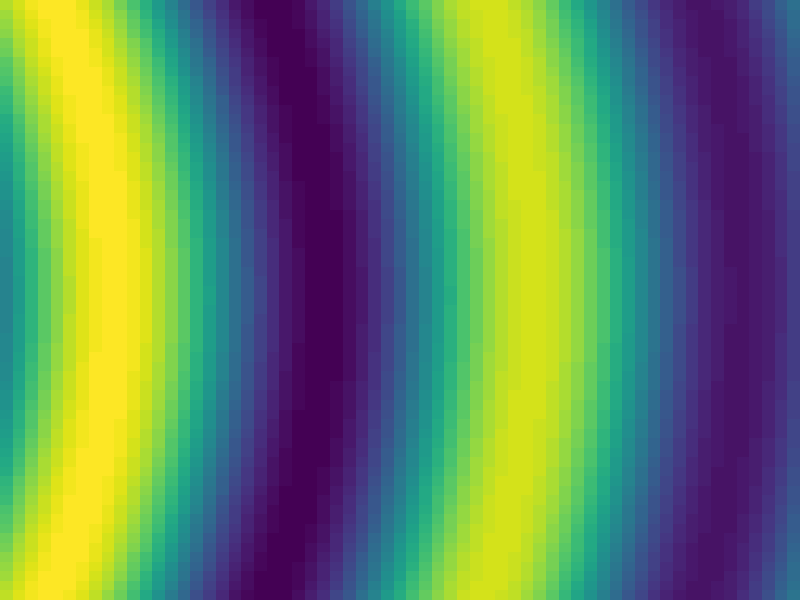
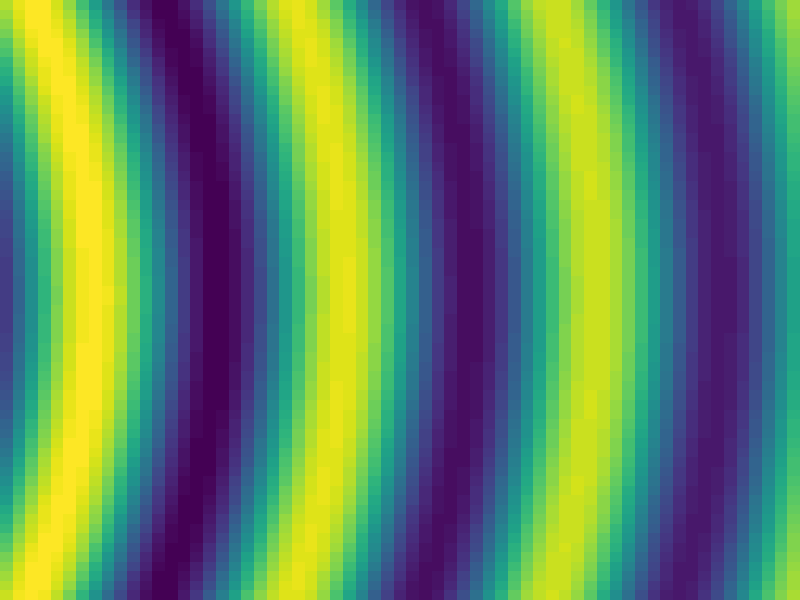

Write the MATLAB code that produced these figures, in order.
clear
clc

%%
k0=6;
s0=1;
N=64;
x_choose=linspace(3,5,N);
y_choose=linspace(-1,1,N);
[xx,yy]=meshgrid(x_choose,y_choose);
zz=xx+sqrt(-1)*yy;

psiA_target=exp(sqrt(-1)*k0*xx)/sqrt(2);
psiB_target=s0*exp(sqrt(-1)*k0*xx)/sqrt(2);
norm_target=sum(sum(abs(psiA_target).^2+abs(psiB_target).^2))/N^2;
psiA_target=psiA_target./sqrt(norm_target);
psiB_target=psiB_target./sqrt(norm_target);

psiA_incidence=besselh(0,1,abs(zz)*k0)/sqrt(2);
psiB_incidence=s0*sqrt(-1)*besselh(1,1,abs(zz)*k0).*exp(sqrt(-1)*angle(zz))/sqrt(2);
norm_incidence=sum(sum(abs(psiA_incidence).^2+abs(psiB_incidence).^2))/N^2;
psiA_incidence=psiA_incidence./sqrt(norm_incidence);
psiB_incidence=psiB_incidence./sqrt(norm_incidence);

figure()
subplot('Position',[0 0 1 1]);
temp=real(psiA_incidence);
temp=reshape(temp,[64,64]);
pcolor(temp)
shading flat;
axis([1 64 1 64])
set(gcf,'position',[100 100 500 500])

%%
k0=10;
s0=1;
N=64;
x_choose=linspace(3,5,N);
y_choose=linspace(-1,1,N);
[xx,yy]=meshgrid(x_choose,y_choose);
zz=xx+sqrt(-1)*yy;

psiA_target=exp(sqrt(-1)*k0*xx)/sqrt(2);
psiB_target=s0*exp(sqrt(-1)*k0*xx)/sqrt(2);
norm_target=sum(sum(abs(psiA_target).^2+abs(psiB_target).^2))/N^2;
psiA_target=psiA_target./sqrt(norm_target);
psiB_target=psiB_target./sqrt(norm_target);

psiA_incidence=besselh(0,1,abs(zz)*k0)/sqrt(2);
psiB_incidence=s0*sqrt(-1)*besselh(1,1,abs(zz)*k0).*exp(sqrt(-1)*angle(zz))/sqrt(2);
norm_incidence=sum(sum(abs(psiA_incidence).^2+abs(psiB_incidence).^2))/N^2;
psiA_incidence=psiA_incidence./sqrt(norm_incidence);
psiB_incidence=psiB_incidence./sqrt(norm_incidence);

figure()
subplot('Position',[0 0 1 1]);
temp=real(psiA_incidence);
temp=reshape(temp,[64,64]);
pcolor(temp)
shading flat;
axis off
set(gcf,'position',[100 100 500 500])